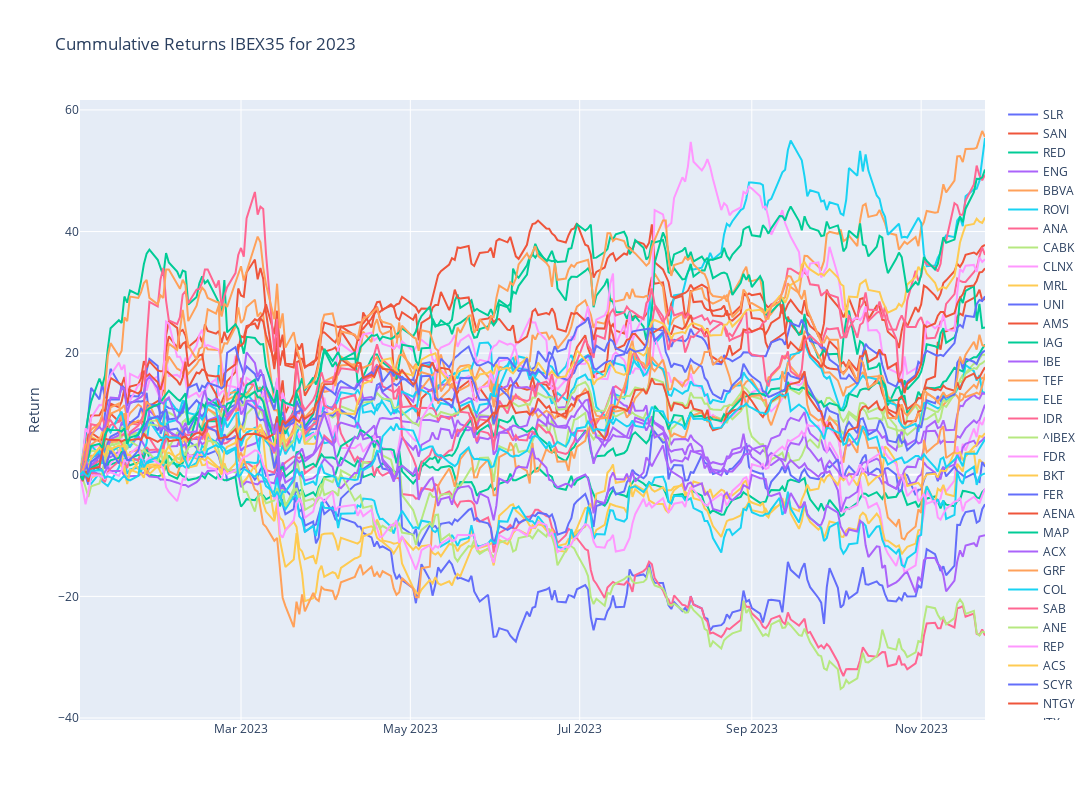

The notebook cell saved with this chart:
### Code cell
# Plotly
fig = make_subplots()

# Graph (1,1)
# Loop all stock files and get cummulative return for year 2023
for filename in os.listdir("../input"):
    f = os.path.join("../input", filename)
    df = pd.read_csv(f,index_col="Date",parse_dates=True)
    df['Cummulative_Return'] = cumulative_return(df["Adj Close"].loc['2023'])
    fig.add_trace(go.Scatter(x=df['Cummulative_Return'].loc['2023'].index,y=df['Cummulative_Return'].loc['2023'],mode="lines",name=filename.split('.')[0]),row=1,col=1)

# Update xaxis properties
fig.update_yaxes(title_text="Return", row=1, col=1)

fig.update_layout(height=800, width=1300,showlegend=True,title="Cummulative Returns IBEX35 for 2023")

fig.show()

### Figure 1 — Plotly figure (JSON) as saved in the notebook; plotly's stock layout.template omitted (floating-point values rounded to 4 significant figures; data arrays with more than 128 entries replaced by an {"elided": "..."} marker saying what was removed)
{"data": [{"mode": "lines", "name": "SLR", "type": "scatter", "x": {"elided": "232 str values"}, "xaxis": "x", "y": {"elided": "232 float values"}, "yaxis": "y"}, {"mode": "lines", "name": "SAN", "type": "scatter", "x": {"elided": "232 str values"}, "xaxis": "x", "y": {"elided": "232 float values"}, "yaxis": "y"}, {"mode": "lines", "name": "RED", "type": "scatter", "x": {"elided": "232 str values"}, "xaxis": "x", "y": {"elided": "232 float values"}, "yaxis": "y"}, {"mode": "lines", "name": "ENG", "type": "scatter", "x": {"elided": "232 str values"}, "xaxis": "x", "y": {"elided": "232 float values"}, "yaxis": "y"}, {"mode": "lines", "name": "BBVA", "type": "scatter", "x": {"elided": "232 str values"}, "xaxis": "x", "y": {"elided": "232 float values"}, "yaxis": "y"}, {"mode": "lines", "name": "ROVI", "type": "scatter", "x": {"elided": "232 str values"}, "xaxis": "x", "y": {"elided": "232 float values"}, "yaxis": "y"}, {"mode": "lines", "name": "ANA", "type": "scatter", "x": {"elided": "232 str values"}, "xaxis": "x", "y": {"elided": "232 float values"}, "yaxis": "y"}, {"mode": "lines", "name": "CABK", "type": "scatter", "x": {"elided": "232 str values"}, "xaxis": "x", "y": {"elided": "232 float values"}, "yaxis": "y"}, {"mode": "lines", "name": "CLNX", "type": "scatter", "x": {"elided": "232 str values"}, "xaxis": "x", "y": {"elided": "232 float values"}, "yaxis": "y"}, {"mode": "lines", "name": "MRL", "type": "scatter", "x": {"elided": "232 str values"}, "xaxis": "x", "y": {"elided": "232 float values"}, "yaxis": "y"}, {"mode": "lines", "name": "UNI", "type": "scatter", "x": {"elided": "232 str values"}, "xaxis": "x", "y": {"elided": "232 float values"}, "yaxis": "y"}, {"mode": "lines", "name": "AMS", "type": "scatter", "x": {"elided": "232 str values"}, "xaxis": "x", "y": {"elided": "232 float values"}, "yaxis": "y"}, {"mode": "lines", "name": "IAG", "type": "scatter", "x": {"elided": "232 str values"}, "xaxis": "x", "y": {"elided": "232 float values"}, "yaxis": "y"}, {"mode": "lines", "name": "IBE", "type": "scatter", "x": {"elided": "232 str values"}, "xaxis": "x", "y": {"elided": "232 float values"}, "yaxis": "y"}, {"mode": "lines", "name": "TEF", "type": "scatter", "x": {"elided": "232 str values"}, "xaxis": "x", "y": {"elided": "232 float values"}, "yaxis": "y"}, {"mode": "lines", "name": "ELE", "type": "scatter", "x": {"elided": "232 str values"}, "xaxis": "x", "y": {"elided": "232 float values"}, "yaxis": "y"}, {"mode": "lines", "name": "IDR", "type": "scatter", "x": {"elided": "232 str values"}, "xaxis": "x", "y": {"elided": "232 float values"}, "yaxis": "y"}, {"mode": "lines", "name": "^IBEX", "type": "scatter", "x": {"elided": "232 str values"}, "xaxis": "x", "y": {"elided": "232 float values"}, "yaxis": "y"}, {"mode": "lines", "name": "FDR", "type": "scatter", "x": {"elided": "232 str values"}, "xaxis": "x", "y": {"elided": "232 float values"}, "yaxis": "y"}, {"mode": "lines", "name": "BKT", "type": "scatter", "x": {"elided": "232 str values"}, "xaxis": "x", "y": {"elided": "232 float values"}, "yaxis": "y"}, {"mode": "lines", "name": "FER", "type": "scatter", "x": {"elided": "232 str values"}, "xaxis": "x", "y": {"elided": "232 float values"}, "yaxis": "y"}, {"mode": "lines", "name": "AENA", "type": "scatter", "x": {"elided": "232 str values"}, "xaxis": "x", "y": {"elided": "232 float values"}, "yaxis": "y"}, {"mode": "lines", "name": "MAP", "type": "scatter", "x": {"elided": "232 str values"}, "xaxis": "x", "y": {"elided": "232 float values"}, "yaxis": "y"}, {"mode": "lines", "name": "ACX", "type": "scatter", "x": {"elided": "232 str values"}, "xaxis": "x", "y": {"elided": "232 float values"}, "yaxis": "y"}, {"mode": "lines", "name": "GRF", "type": "scatter", "x": {"elided": "232 str values"}, "xaxis": "x", "y": {"elided": "232 float values"}, "yaxis": "y"}, {"mode": "lines", "name": "COL", "type": "scatter", "x": {"elided": "232 str values"}, "xaxis": "x", "y": {"elided": "232 float values"}, "yaxis": "y"}, {"mode": "lines", "name": "SAB", "type": "scatter", "x": {"elided": "232 str values"}, "xaxis": "x", "y": {"elided": "232 float values"}, "yaxis": "y"}, {"mode": "lines", "name": "ANE", "type": "scatter", "x": {"elided": "232 str values"}, "xaxis": "x", "y": {"elided": "232 float values"}, "yaxis": "y"}, {"mode": "lines", "name": "REP", "type": "scatter", "x": {"elided": "232 str values"}, "xaxis": "x", "y": {"elided": "232 float values"}, "yaxis": "y"}, {"mode": "lines", "name": "ACS", "type": "scatter", "x": {"elided": "232 str values"}, "xaxis": "x", "y": {"elided": "232 float values"}, "yaxis": "y"}, {"mode": "lines", "name": "SCYR", "type": "scatter", "x": {"elided": "232 str values"}, "xaxis": "x", "y": {"elided": "232 float values"}, "yaxis": "y"}, {"mode": "lines", "name": "NTGY", "type": "scatter", "x": {"elided": "232 str values"}, "xaxis": "x", "y": {"elided": "232 float values"}, "yaxis": "y"}, {"mode": "lines", "name": "ITX", "type": "scatter", "x": {"elided": "232 str values"}, "xaxis": "x", "y": {"elided": "232 float values"}, "yaxis": "y"}, {"mode": "lines", "name": "MTS", "type": "scatter", "x": {"elided": "232 str values"}, "xaxis": "x", "y": {"elided": "232 float values"}, "yaxis": "y"}, {"mode": "lines", "name": "MEL", "type": "scatter", "x": {"elided": "232 str values"}, "xaxis": "x", "y": {"elided": "232 float values"}, "yaxis": "y"}, {"mode": "lines", "name": "LOG", "type": "scatter", "x": {"elided": "232 str values"}, "xaxis": "x", "y": {"elided": "232 float values"}, "yaxis": "y"}], "layout": {"height": 800, "showlegend": true, "title": {"text": "Cummulative Returns IBEX35 for 2023"}, "width": 1300, "xaxis": {"anchor": "y", "domain": [0, 1]}, "yaxis": {"anchor": "x", "domain": [0, 1], "title": {"text": "Return"}}}}
